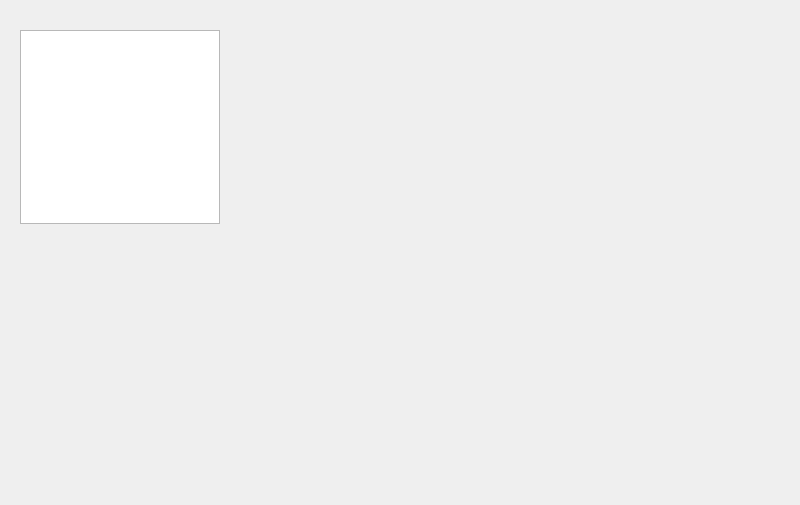
<?xml version="1.0" encoding="UTF-8"?>
<ui version="4.0">
 <class>p_mainWindow</class>
 <widget class="QWidget" name="p_mainWindow">
  <property name="enabled">
   <bool>true</bool>
  </property>
  <property name="geometry">
   <rect>
    <x>0</x>
    <y>0</y>
    <width>800</width>
    <height>505</height>
   </rect>
  </property>
  <property name="sizePolicy">
   <sizepolicy hsizetype="Expanding" vsizetype="Expanding">
    <horstretch>0</horstretch>
    <verstretch>0</verstretch>
   </sizepolicy>
  </property>
  <property name="minimumSize">
   <size>
    <width>800</width>
    <height>500</height>
   </size>
  </property>
  <property name="windowTitle">
   <string>SGC.v1.0 - MatCons</string>
  </property>
  <widget class="QWidget" name="layoutWidget">
   <property name="geometry">
    <rect>
     <x>20</x>
     <y>30</y>
     <width>341</width>
     <height>194</height>
    </rect>
   </property>
   <layout class="QHBoxLayout" name="horizontalLayout">
    <item>
     <widget class="QListWidget" name="listWidget">
      <property name="minimumSize">
       <size>
        <width>200</width>
        <height>0</height>
       </size>
      </property>
      <property name="maximumSize">
       <size>
        <width>200</width>
        <height>16777215</height>
       </size>
      </property>
     </widget>
    </item>
    <item>
     <widget class="QStackedWidget" name="stackedWidget"/>
    </item>
   </layout>
  </widget>
 </widget>
 <resources/>
 <connections/>
</ui>
